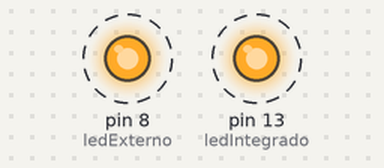
Bench run of a sketch on a simulated Arduino Uno, built with avr-gcc and run on an emulated ATmega328P. Shown: output pins drawn as LEDs (lit = HIGH). Dashed ring = blinking.

Above: at 0.2 s.
Timing chart, 0 to 3.0 s (numbered marks = the images above):
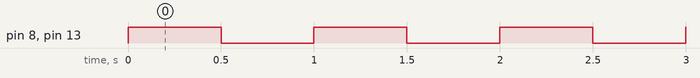

The sketch:

reto3.ino
```cpp
int ledIntegrado = 13; // LED integrado en Arduino UNO
int ledExterno   = 8;  // LED externo en pin 8

void setup() {
  pinMode(ledIntegrado, OUTPUT);
  pinMode(ledExterno, OUTPUT);

  // Configurar Timer1 en modo CTC
  noInterrupts();           // Deshabilitar interrupciones globales

  TCCR1A = 0;               // Modo normal
  TCCR1B = 0;               // Reset registros
  TCNT1  = 0;               // Contador en 0

  // Queremos una interrupción cada 500 ms (0.5 s)
  // Fórmula: OCR1A = (16e6) / (prescaler * frecuencia) - 1
  // F_CPU = 16 MHz, frecuencia = 2 Hz (500 ms), prescaler = 1024
  // OCR1A = 16e6 / (1024*2) - 1 = 7811
  OCR1A = 7811;

  TCCR1B |= (1 << WGM12);   // Modo CTC
  TCCR1B |= (1 << CS12) | (1 << CS10); // Prescaler 1024
  TIMSK1 |= (1 << OCIE1A);  // Habilitar interrupción en OCR1A

  interrupts();             // Habilitar interrupciones globales
}

void loop() {
  // El parpadeo lo maneja el timer
}

// ===== Interrupción de Timer1 cada 500 ms =====
ISR(TIMER1_COMPA_vect) {
  static bool estado = LOW;
  estado = !estado;

  digitalWrite(ledIntegrado, estado);
  digitalWrite(ledExterno, estado);
}
```

Measured:
- by itself, pin 8 (ledExterno), pin 13 (ledIntegrado): alternates HIGH for 0.50 s and LOW for 0.50 s
